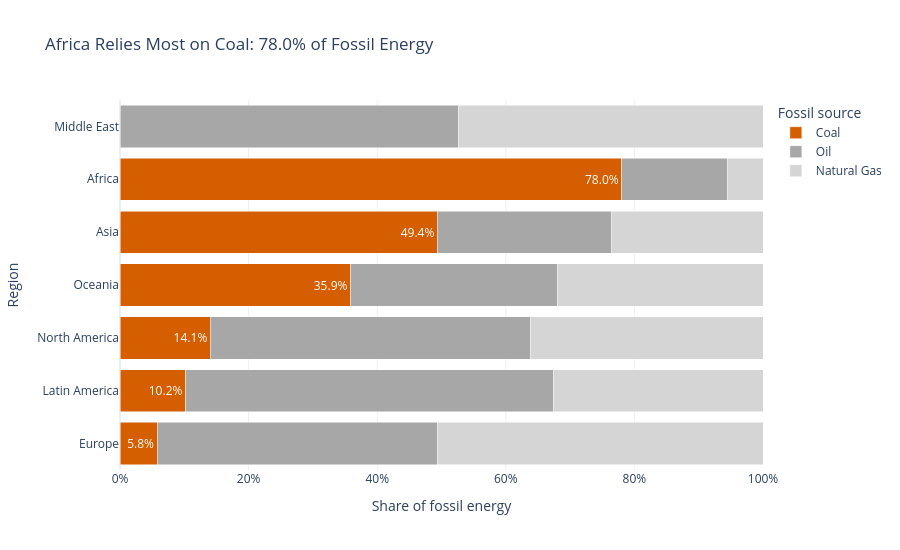

The notebook cell saved with this chart:
### Markdown cell above
## Task 3 — 100% stacked bar: which region relies most on coal?

**What to build:** A horizontal 100% stacked bar chart showing, for each **Region**, how its fossil energy splits between Coal, Oil and Natural Gas. This is the **same data as your Task 1 treemap**, visualised a second way.

**Requirements:**
- Reuse `df_fossil` from Task 1; aggregate TWh by `Region` × `Source` and convert to **shares of each region's fossil total**
- Horizontal bars, regions **sorted by coal share** (highest at the top)
- Coal is the segment on the baseline (first in `category_orders`) and the **only coloured segment** — keep it the same colour as in Task 1; Oil and Natural Gas in two greys
- Percentage labels on the coal segments only
- Insight title naming the most coal-dependent region and its coal share

> 💡 `df.groupby('Region')['TWh'].transform('sum')` gives each row its region total

### Code cell
# Task 3 — 100% stacked horizontal bar, coal share highest at top
fossil_region = df_fossil.groupby(['Region', 'Source'], as_index=False)['TWh'].sum()
fossil_region['Share'] = 100 * fossil_region['TWh'] / fossil_region.groupby('Region')['TWh'].transform('sum')
coal_shares = fossil_region.loc[fossil_region['Source'] == 'Coal', ['Region', 'Share']]
coal_shares = coal_shares.sort_values('Share', ascending=False)
region_order = coal_shares['Region'].tolist()
top_region = coal_shares.iloc[0]['Region']
top_share = coal_shares.iloc[0]['Share']

fig3 = px.bar(
    fossil_region, x='Share', y='Region', color='Source', orientation='h',
    category_orders={'Region': region_order, 'Source': ['Coal', 'Oil', 'Natural Gas']},
    color_discrete_map={'Coal': fossil_colors['Coal'], 'Oil': '#A7A7A7', 'Natural Gas': '#D5D5D5'},
    title=f'{top_region} Relies Most on Coal: {top_share:.1f}% of Fossil Energy',
    labels={'Share': 'Share of regional fossil energy (%)'}
)
fig3.update_traces(texttemplate=None)
for trace in fig3.data:
    if trace.name == 'Coal':
        trace.text = [f'{v:.1f}%' for v in trace.x]
        trace.textposition = 'inside'
    else:
        trace.text = None
fig3.update_yaxes(categoryorder='array', categoryarray=region_order[::-1])
fig3.update_xaxes(range=[0, 100], ticksuffix='%')
fig3.update_layout(barmode='stack', template='plotly_white', height=550,
                   legend_title_text='Fossil source', xaxis_title='Share of fossil energy')
fig3.show()

### Figure 1 — Plotly figure (JSON) as saved in the notebook; plotly's stock layout.template omitted (floating-point values rounded to 4 significant figures)
{"data": [{"hovertemplate": "Source=Coal<br>Share of regional fossil energy (%)=%{x}<br>Region=%{y}<extra></extra>", "legendgroup": "Coal", "marker": {"color": "#D55E00", "pattern": {"shape": ""}}, "name": "Coal", "orientation": "h", "showlegend": true, "text": ["78.0%", "49.4%", "5.8%", "10.2%", "14.1%", "35.9%"], "textposition": "inside", "type": "bar", "x": [78.04, 49.37, 5.765, 10.19, 14.06, 35.85], "xaxis": "x", "y": ["Africa", "Asia", "Europe", "Latin America", "North America", "Oceania"], "yaxis": "y"}, {"hovertemplate": "Source=Oil<br>Share of regional fossil energy (%)=%{x}<br>Region=%{y}<extra></extra>", "legendgroup": "Oil", "marker": {"color": "#A7A7A7", "pattern": {"shape": ""}}, "name": "Oil", "orientation": "h", "showlegend": true, "textposition": "auto", "type": "bar", "x": [16.48, 27.11, 43.64, 57.18, 52.71, 49.73, 32.23], "xaxis": "x", "y": ["Africa", "Asia", "Europe", "Latin America", "Middle East", "North America", "Oceania"], "yaxis": "y"}, {"hovertemplate": "Source=Natural Gas<br>Share of regional fossil energy (%)=%{x}<br>Region=%{y}<extra></extra>", "legendgroup": "Natural Gas", "marker": {"color": "#D5D5D5", "pattern": {"shape": ""}}, "name": "Natural Gas", "orientation": "h", "showlegend": true, "textposition": "auto", "type": "bar", "x": [5.476, 23.52, 50.59, 32.64, 47.29, 36.21, 31.92], "xaxis": "x", "y": ["Africa", "Asia", "Europe", "Latin America", "Middle East", "North America", "Oceania"], "yaxis": "y"}], "layout": {"barmode": "stack", "height": 550, "legend": {"title": {"text": "Fossil source"}, "tracegroupgap": 0}, "title": {"text": "Africa Relies Most on Coal: 78.0% of Fossil Energy"}, "xaxis": {"anchor": "y", "domain": [0, 1], "range": [0, 100], "ticksuffix": "%", "title": {"text": "Share of fossil energy"}}, "yaxis": {"anchor": "x", "categoryarray": ["Europe", "Latin America", "North America", "Oceania", "Asia", "Africa"], "categoryorder": "array", "domain": [0, 1], "title": {"text": "Region"}}}}
